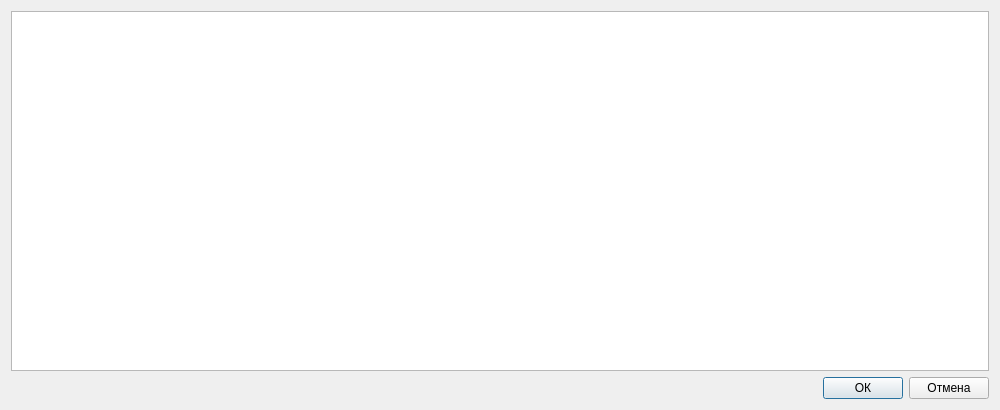
<?xml version="1.0" encoding="UTF-8"?>
<ui version="4.0">
 <class>CTaskPointsOrderDialog</class>
 <widget class="QDialog" name="CTaskPointsOrderDialog">
  <property name="geometry">
   <rect>
    <x>0</x>
    <y>0</y>
    <width>1000</width>
    <height>410</height>
   </rect>
  </property>
  <property name="windowTitle">
   <string>Точки задания</string>
  </property>
  <layout class="QVBoxLayout" name="verticalLayout">
   <item>
    <widget class="QTableView" name="tableView">
     <property name="dragEnabled">
      <bool>true</bool>
     </property>
     <property name="dragDropMode">
      <enum>QAbstractItemView::DragDrop</enum>
     </property>
     <property name="defaultDropAction">
      <enum>Qt::MoveAction</enum>
     </property>
     <property name="alternatingRowColors">
      <bool>true</bool>
     </property>
     <property name="selectionMode">
      <enum>QAbstractItemView::SingleSelection</enum>
     </property>
     <property name="selectionBehavior">
      <enum>QAbstractItemView::SelectRows</enum>
     </property>
     <property name="wordWrap">
      <bool>false</bool>
     </property>
     <attribute name="horizontalHeaderStretchLastSection">
      <bool>true</bool>
     </attribute>
     <attribute name="verticalHeaderVisible">
      <bool>false</bool>
     </attribute>
    </widget>
   </item>
   <item>
    <layout class="QHBoxLayout" name="horizontalLayout">
     <item>
      <spacer name="horizontalSpacer">
       <property name="orientation">
        <enum>Qt::Horizontal</enum>
       </property>
       <property name="sizeHint" stdset="0">
        <size>
         <width>40</width>
         <height>20</height>
        </size>
       </property>
      </spacer>
     </item>
     <item>
      <widget class="QPushButton" name="pbOk">
       <property name="text">
        <string>ОК</string>
       </property>
      </widget>
     </item>
     <item>
      <widget class="QPushButton" name="pbCancel">
       <property name="text">
        <string>Отмена</string>
       </property>
      </widget>
     </item>
    </layout>
   </item>
  </layout>
 </widget>
 <resources/>
 <connections/>
</ui>
